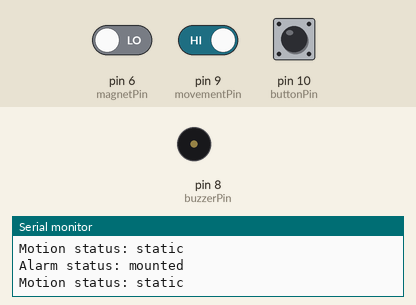
This sketch was run on a simulated Arduino Uno, built with avr-gcc and run on an emulated ATmega328P. On the bench: buzzer (waves = sounding, pin HIGH), the last lines printed to the serial monitor. The test bench sets the inputs (shaded band); at power-on: pin 9 (movementPin) HIGH, pin 6 (magnetPin) LOW, pin 10 (buttonPin) LOW.

Above: at 1.8 s.
1.9 s: pin 9 (movementPin) driven LOW
At 2.9 s:
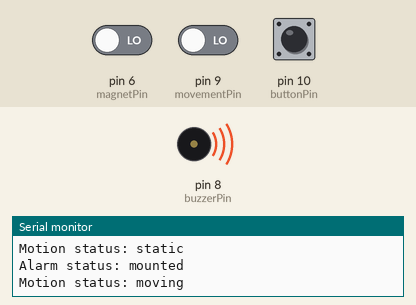
3.5 s: pin 6 (magnetPin) driven HIGH and pin 9 (movementPin) driven HIGH
At 7.9 s:
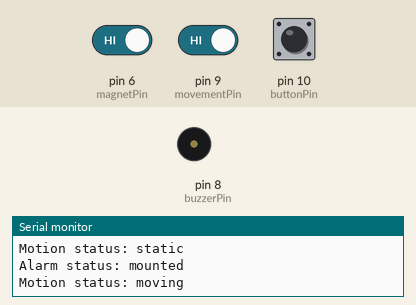
Timing chart, 0 to 9.4 s (numbered marks = the images above; inputs shaded):
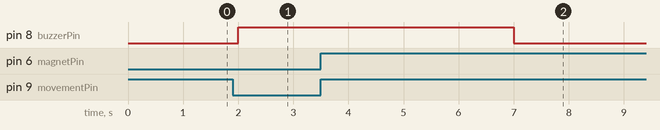

The sketch:

motion_alarm_with_deactivator.ino
```cpp
int movementPin = 9;
int magnetPin = 6;
int buttonPin = 10;
int buzzerPin = 8;
bool mounted = true;

void setup() {
  pinMode(movementPin, INPUT);
  pinMode(magnetPin, INPUT);
  pinMode(buttonPin, INPUT);
  pinMode(buzzerPin, OUTPUT);
  Serial.begin(9600);
  Serial.println("Setup complete");
}

void loop() {
  Serial.print("Alarm status: ");
  Serial.println(mounted ? "mounted" : "disabled");
  Serial.print("Motion status: ");
  Serial.println(digitalRead(movementPin) == LOW ? "moving" : "static");
  if (mounted) {
    if (digitalRead(magnetPin) == HIGH) {
      mounted = false;
    } else if(digitalRead(movementPin) == LOW) {
    digitalWrite(buzzerPin, HIGH);
    delay(5000);
    digitalWrite(buzzerPin, LOW);
  }
  } else {
    if (digitalRead(buttonPin) == HIGH) {
      mounted = true;
      while(digitalRead(buttonPin) == HIGH){};
    }
  }
  delay(1000);
}
```

Measured:
- after the input at 1.9 s, pin 8 (buzzerPin): LOW → HIGH after 0.10 s
- after the input at 3.5 s, pin 8 (buzzerPin): goes on until 7.0 s, then stays LOW
